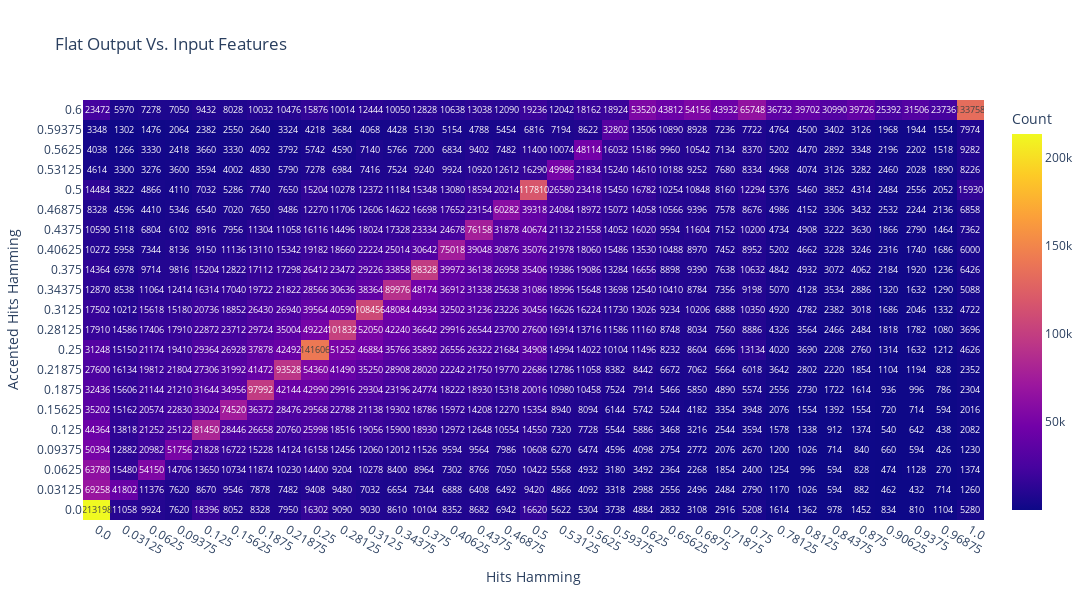

This figure's notebook cell:
### Code cell
# clip accents at 0.75
clipped_accents = [min(v, 0.6) for v in loaded_datasets["OF_Input Hamming Accent"]]

plot_scatter_distribution(
    feat1=loaded_datasets["OF_Input Hamming"],
    feat2=clipped_accents,
    xlabel="Hits Hamming",
    ylabel="Accented Hits Hamming",
    title="Flat Output Vs. Input Features"
)
create_heatmap_histogram_from_lists(
    feat1=loaded_datasets["OF_Input Hamming"],
    feat2=clipped_accents,
    xlabel="Hits Hamming",
    ylabel="Accented Hits Hamming",
    title="Flat Output Vs. Input Features",
    clip_counts_at=5000
)

### Figure 1 — Plotly figure (JSON) as saved in the notebook; plotly's stock layout.template omitted (floating-point values rounded to 4 significant figures; data arrays with more than 128 entries replaced by an {"elided": "..."} marker saying what was removed)
{"data": [{"colorbar": {"title": {"text": "Count"}}, "colorscale": [[0.0, "#0d0887"], [0.1111, "#46039f"], [0.2222, "#7201a8"], [0.3333, "#9c179e"], [0.4444, "#bd3786"], [0.5556, "#d8576b"], [0.6667, "#ed7953"], [0.7778, "#fb9f3a"], [0.8889, "#fdca26"], [1.0, "#f0f921"]], "hovertemplate": "Hits Hamming: %{x}<br>Accented Hits Hamming: %{y}<br>Count: %{z}<extra></extra>", "showscale": true, "text": {"elided": "21x33 str values"}, "textfont": {"size": 9}, "texttemplate": "%{text}", "x": ["0.0", "0.03125", "0.0625", "0.09375", "0.125", "0.15625", "0.1875", "0.21875", "0.25", "0.28125", "0.3125", "0.34375", "0.375", "0.40625", "0.4375", "0.46875", "0.5", "0.53125", "0.5625", "0.59375", "0.625", "0.65625", "0.6875", "0.71875", "0.75", "0.78125", "0.8125", "0.84375", "0.875", "0.90625", "0.9375", "0.96875", "1.0"], "y": ["0.0", "0.03125", "0.0625", "0.09375", "0.125", "0.15625", "0.1875", "0.21875", "0.25", "0.28125", "0.3125", "0.34375", "0.375", "0.40625", "0.4375", "0.46875", "0.5", "0.53125", "0.5625", "0.59375", "0.6"], "z": {"elided": "21x33 int values"}, "type": "heatmap"}], "layout": {"title": {"text": "Flat Output Vs. Input Features"}, "xaxis": {"title": {"text": "Hits Hamming"}}, "yaxis": {"title": {"text": "Accented Hits Hamming"}}, "width": 1200, "height": 600}}
